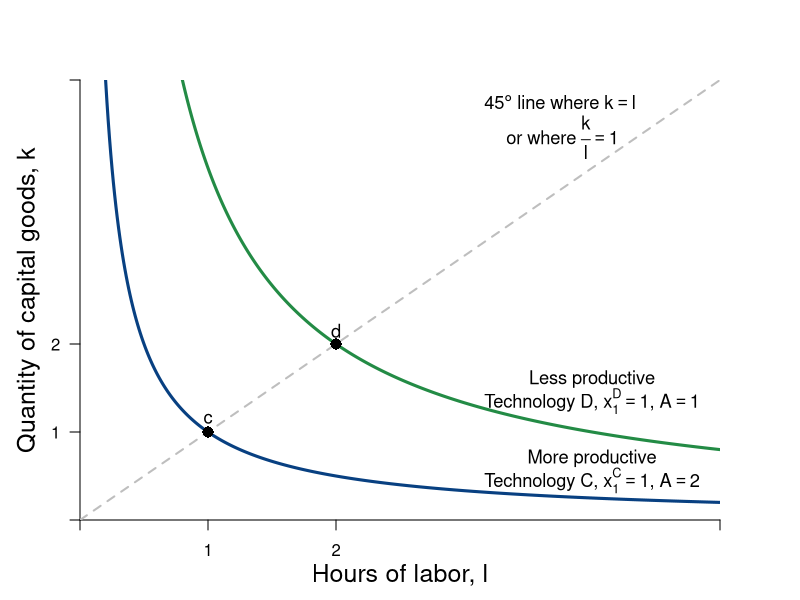

This figure's R source:
#Graph Designer: Simon Halliday
#Authors: Bowles, Foley and Halliday
#Title: Coordination, Conflict and Competition: A Text in Microeconomics

library(shape)
pdf(file = "firmmarketsupply/techvariables2.pdf", width = 8, height = 6)

#Set parameters for graphics
axislabelsize <- 1.5
labelsize <- 1.1
graphlinewidth <- 3
segmentlinewidth <- 2

COL <- c("#7fc97f", "#beaed4", "#fdc086", "#ffff99", "#386cb0", "#f0027f", "#bf5b17", "#666666")
COLA <- c("#e0f3db", "#99d8c9","#66c2a4","#41ae76", "#238b45", "#005824")
COLB <- c("#c6dbef", "#4eb3d3", "#2b8cbe", "#0868ac","#084081")

#Edited the margins to cater for the larger LHS labels
par(mar =  c(4, 4, 4, 4))

uFn <- function(x, y, A = 1, alpha = 0.7){
  A*(x^alpha)*(y^(1 - alpha))
}

isoA <- function(l, alpha = 0.7, xbar = 4, A = 1) {
  (xbar / (A*l^alpha))^(1/(1 - alpha))
}

trsline <- function(x, constant = 10, slope = 4){
  constant - (slope)*x
}

ff <- function(x, c = 12, s = 1/3){
  c - s*x
}

xlims <- c(0, 10)
ylims <- c(0, 10)

npts <- 501 
x <- seq(xlims[1], xlims[2], length.out = npts)
y <- seq(ylims[1], ylims[2], length.out = npts) 
a <- c(2, 4, 6)

plot(0, 0, xlim = xlims, ylim = ylims, type = "n",
     xlab = expression(paste("")),
     ylab = expression(paste("")), 
     xaxt = "n", 
     yaxt = "n", 
     cex.lab = axislabelsize, 
     bty = "n", 
     xaxs="i", 
     yaxs="i"
)


# ticksy <- seq(from = 0, to = ylims[2], by = 1)
# ylabels <- seq(from = 0, to = ylims[2], by = 1)
# ticksx <- seq(from = 0, to = xlims[2], by = 1)
# xlabels <- seq(from = 0, to = xlims[2], by = 1)
ticksy <- c(ylims[1], 2, 4, ylims[2])
ylabels <- c(NA, 1, 2, NA)
ticksx <- c(xlims[1], 2, 4, xlims[2])
xlabels <- c(NA, 1, 2, NA)

axis(1, at = ticksx, pos = 0, labels = xlabels)
axis(2, at = ticksy, pos = 0, labels = ylabels, las = 1)

npts <- 500 
xx1 <- seq(xlims[1], xlims[2], length.out = npts)
xx2 <- seq(0, xlims[2], length.out = npts)
xx3 <- seq(1.5, 2.5, length.out = npts)
xx4 <- seq(3, 5, length.out = npts)
xx5 <- seq(7, 9, length.out = npts)

#Draw the graphs
lines(xx1, isoA(xx1, alpha = 0.5, xbar = 4, A = 1), col = COLA[5], lwd = graphlinewidth)
lines(xx1, isoA(xx1, alpha = 0.5, xbar = 4, A = 2), col = COLB[5], lwd = graphlinewidth)
#lines(xx1, ff(xx1, c = 9, s = 1.34), col = COL[3], lwd = graphlinewidth)
# lines(xx3, trsline(xx3, constant = 16), col = "gray", lty = 2, lwd = graphlinewidth)
# lines(xx4, trsline(xx4, constant = 8, slope = 1), col = "gray", lty = 2, lwd = graphlinewidth)
# lines(xx5, trsline(xx5, constant = 4, slope = 0.25), col = "gray", lty = 2, lwd = graphlinewidth)
#lines(xx4, mcline(xx4, constant = totalcost(x = 3, c0 = 2, c1 = 0.05, c2 = 0.05) - 3*marginalcost(x = 3, c1 = 0.05, c2 = 0.05), slope = marginalcost(x = 3, c1 = 0.05, c2 = 0.05)), col = "gray", lty = 2, lwd = graphlinewidth)



#Label the feasible frontier
# text(3.2, 1, expression("Feasible Frontier"), cex = labelsize)
# text(3.2, 0.5, expression("(production possibilities frontier)"), cex = labelsize)
# Arrows(4.35, 0.95, 8.1, 0.95, col = "black", lty = 1, lwd = 2, arr.type = "triangle", arr.lwd = 0.5)

#Axis labels
mtext(expression(paste("Hours of labor, ", l)), side = 1, line = 2.5, cex = axislabelsize)
text(-0.8, 5, expression(paste("Quantity of capital goods, ", k)), xpd = TRUE, cex = axislabelsize, srt = 90) 


# contour(x, y, 
#         outer(x, y, uFn),
#         drawlabels = FALSE,
#         col = COLB[3],
#         lwd = graphlinewidth,
#         levels = a, 
#         xaxs="i", 
#         yaxs="i", 
#         add = TRUE)


#Label the indifference curves
text(8, 1.4, expression(paste("More productive")), cex = labelsize)
text(8, 0.9, expression(paste("Technology C, ", x[1]^C == 1, ", ", A == 2)), cex = labelsize)

text(8, 3.2, expression(paste("Less productive")), cex = labelsize)
text(8, 2.7, expression(paste("Technology D, ", x[1]^D == 1, ", ", A == 1)), cex = labelsize)

# text(8, 4, expression(paste(trs(l,k) == frac(2,8), phantom() == 0.25)), cex = labelsize)
# Arrows(8, 3.6, 8, 2.4, col = "black", lty = 1, lwd = 2, arr.type = "triangle", arr.lwd = 0.5)
# 
# text(4, 6, expression(paste(trs(l,k) == frac(4,4), phantom()==1)), cex = labelsize)
# Arrows(4, 5.6, 4, 4.4, col = "black", lty = 1, lwd = 2, arr.type = "triangle", arr.lwd = 0.5)
# 
# text(4, 8, expression(paste(trs(l,k) == frac(8,2), phantom() == 4)), cex = labelsize)
# Arrows(3.05, 8, 2.3, 8, col = "black", lty = 1, lwd = 2, arr.type = "triangle", arr.lwd = 0.5)


#Label feasible and infeasible
#text(8, 9, expression(paste(trs(l,k) == frac(x[l], x[k]), phantom() == frac(mp[l], mp[k]), phantom() == -frac(dk,dl))), cex = labelsize)
#text(3, 2.5, expression(paste("with plan ", (list(x, l, k)) )), cex = labelsize)

# text(8, 8.5, expression(paste("Production set:")), cex = labelsize)
# text(8, 8, expression(paste(x = bar(x), " feasible")), cex = labelsize)
# text(8, 7.5, expression(paste("with plan ", (list(x, l, k)) )), cex = labelsize)

#text(9.5, 3.15, expression(u[2]^A), cex = labelsize)
#text(9.5, 5.85, expression(u[3]^A), cex = labelsize)


segments(0, 0, xlims[2], ylims[2], lty = 2, col = "gray" , lwd = segmentlinewidth)

# segments(0, 8, 2.9705, 8, lty = 2, col = "gray" , lwd = segmentlinewidth)
#segments(2.9705, 0, 2.9705, 8, lty = 2, col = "gray" , lwd = segmentlinewidth)
# segments(2, 0, 2, 8, lty = 2, col = "gray" , lwd = segmentlinewidth)
# segments(4, 0, 4, 4, lty = 2, col = "gray" , lwd = segmentlinewidth)
# segments(0, 4, 4, 4, lty = 2, col = "gray" , lwd = segmentlinewidth)
# 
# 
# segments(8, 0, 8, 2, lty = 2, col = "gray" , lwd = segmentlinewidth)
# segments(0, 2, 8, 2, lty = 2, col = "gray" , lwd = segmentlinewidth)
# 
# segments(8, 0, 8,indiffA(x = 8)  , lty = 2, col = "gray" , lwd = segmentlinewidth)
# segments(0, indiffA(x = 8) , 8,indiffA(x = 8)  , lty = 2, col = "gray" , lwd = segmentlinewidth)

#Annotate points (4,4),(2,8),(8,2) on feasibility frontier
# text(4.2, 4.2, expression(paste(b)), cex = labelsize)
points(2, isoA(l = 2, alpha = 0.5, xbar = 4, A = 2), pch = 16, col = "black", cex = 1.5)
text(2, isoA(l = 2, alpha = 0.5, xbar = 4, A = 2) + 0.3, expression(paste(c)), cex = labelsize)


points(4, isoA(l = 4, alpha = 0.5, xbar = 4, A = 1), pch = 16, col = "black", cex = 1.5)
text(4, isoA(l = 4, alpha = 0.5, xbar = 4, A = 1) + 0.3, expression(paste(d)), cex = labelsize)

text(7.5, 9.5, expression(paste(45*degree, " line where ", k == l )), cex = labelsize)
text(7.5, 8.7, expression(paste(" or where ", frac(k,l)==1 )), cex = labelsize)



dev.off()
